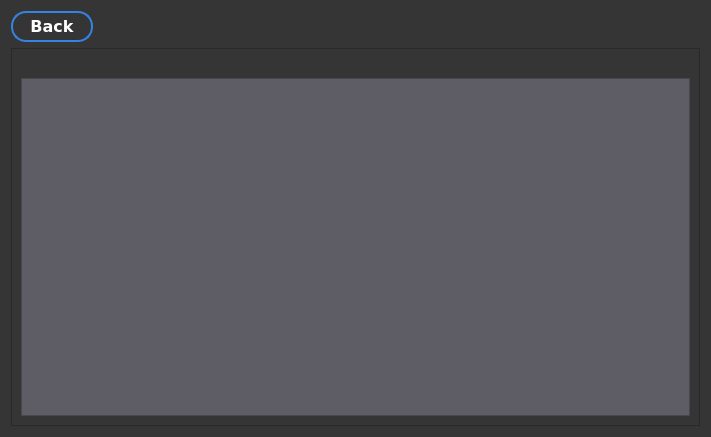
<?xml version="1.0" encoding="UTF-8"?>
<ui version="4.0">
 <class>DarkResultForm</class>
 <widget class="QWidget" name="DarkResultForm">
  <property name="windowModality">
   <enum>Qt::ApplicationModal</enum>
  </property>
  <property name="geometry">
   <rect>
    <x>0</x>
    <y>0</y>
    <width>711</width>
    <height>437</height>
   </rect>
  </property>
  <property name="palette">
   <palette>
    <active>
     <colorrole role="WindowText">
      <brush brushstyle="SolidPattern">
       <color alpha="255">
        <red>255</red>
        <green>255</green>
        <blue>255</blue>
       </color>
      </brush>
     </colorrole>
     <colorrole role="Button">
      <brush brushstyle="SolidPattern">
       <color alpha="255">
        <red>53</red>
        <green>53</green>
        <blue>53</blue>
       </color>
      </brush>
     </colorrole>
     <colorrole role="Light">
      <brush brushstyle="SolidPattern">
       <color alpha="255">
        <red>79</red>
        <green>79</green>
        <blue>79</blue>
       </color>
      </brush>
     </colorrole>
     <colorrole role="Midlight">
      <brush brushstyle="SolidPattern">
       <color alpha="255">
        <red>66</red>
        <green>66</green>
        <blue>66</blue>
       </color>
      </brush>
     </colorrole>
     <colorrole role="Dark">
      <brush brushstyle="SolidPattern">
       <color alpha="255">
        <red>26</red>
        <green>26</green>
        <blue>26</blue>
       </color>
      </brush>
     </colorrole>
     <colorrole role="Mid">
      <brush brushstyle="SolidPattern">
       <color alpha="255">
        <red>35</red>
        <green>35</green>
        <blue>35</blue>
       </color>
      </brush>
     </colorrole>
     <colorrole role="Text">
      <brush brushstyle="SolidPattern">
       <color alpha="255">
        <red>255</red>
        <green>255</green>
        <blue>255</blue>
       </color>
      </brush>
     </colorrole>
     <colorrole role="BrightText">
      <brush brushstyle="SolidPattern">
       <color alpha="255">
        <red>255</red>
        <green>255</green>
        <blue>255</blue>
       </color>
      </brush>
     </colorrole>
     <colorrole role="ButtonText">
      <brush brushstyle="SolidPattern">
       <color alpha="255">
        <red>255</red>
        <green>255</green>
        <blue>255</blue>
       </color>
      </brush>
     </colorrole>
     <colorrole role="Base">
      <brush brushstyle="SolidPattern">
       <color alpha="255">
        <red>94</red>
        <green>92</green>
        <blue>100</blue>
       </color>
      </brush>
     </colorrole>
     <colorrole role="Window">
      <brush brushstyle="SolidPattern">
       <color alpha="255">
        <red>53</red>
        <green>53</green>
        <blue>53</blue>
       </color>
      </brush>
     </colorrole>
     <colorrole role="Shadow">
      <brush brushstyle="SolidPattern">
       <color alpha="255">
        <red>0</red>
        <green>0</green>
        <blue>0</blue>
       </color>
      </brush>
     </colorrole>
     <colorrole role="AlternateBase">
      <brush brushstyle="SolidPattern">
       <color alpha="255">
        <red>26</red>
        <green>26</green>
        <blue>26</blue>
       </color>
      </brush>
     </colorrole>
     <colorrole role="ToolTipBase">
      <brush brushstyle="SolidPattern">
       <color alpha="255">
        <red>255</red>
        <green>255</green>
        <blue>220</blue>
       </color>
      </brush>
     </colorrole>
     <colorrole role="ToolTipText">
      <brush brushstyle="SolidPattern">
       <color alpha="255">
        <red>0</red>
        <green>0</green>
        <blue>0</blue>
       </color>
      </brush>
     </colorrole>
     <colorrole role="PlaceholderText">
      <brush brushstyle="SolidPattern">
       <color alpha="128">
        <red>255</red>
        <green>255</green>
        <blue>255</blue>
       </color>
      </brush>
     </colorrole>
    </active>
    <inactive>
     <colorrole role="WindowText">
      <brush brushstyle="SolidPattern">
       <color alpha="255">
        <red>255</red>
        <green>255</green>
        <blue>255</blue>
       </color>
      </brush>
     </colorrole>
     <colorrole role="Button">
      <brush brushstyle="SolidPattern">
       <color alpha="255">
        <red>53</red>
        <green>53</green>
        <blue>53</blue>
       </color>
      </brush>
     </colorrole>
     <colorrole role="Light">
      <brush brushstyle="SolidPattern">
       <color alpha="255">
        <red>79</red>
        <green>79</green>
        <blue>79</blue>
       </color>
      </brush>
     </colorrole>
     <colorrole role="Midlight">
      <brush brushstyle="SolidPattern">
       <color alpha="255">
        <red>66</red>
        <green>66</green>
        <blue>66</blue>
       </color>
      </brush>
     </colorrole>
     <colorrole role="Dark">
      <brush brushstyle="SolidPattern">
       <color alpha="255">
        <red>26</red>
        <green>26</green>
        <blue>26</blue>
       </color>
      </brush>
     </colorrole>
     <colorrole role="Mid">
      <brush brushstyle="SolidPattern">
       <color alpha="255">
        <red>35</red>
        <green>35</green>
        <blue>35</blue>
       </color>
      </brush>
     </colorrole>
     <colorrole role="Text">
      <brush brushstyle="SolidPattern">
       <color alpha="255">
        <red>255</red>
        <green>255</green>
        <blue>255</blue>
       </color>
      </brush>
     </colorrole>
     <colorrole role="BrightText">
      <brush brushstyle="SolidPattern">
       <color alpha="255">
        <red>255</red>
        <green>255</green>
        <blue>255</blue>
       </color>
      </brush>
     </colorrole>
     <colorrole role="ButtonText">
      <brush brushstyle="SolidPattern">
       <color alpha="255">
        <red>255</red>
        <green>255</green>
        <blue>255</blue>
       </color>
      </brush>
     </colorrole>
     <colorrole role="Base">
      <brush brushstyle="SolidPattern">
       <color alpha="255">
        <red>94</red>
        <green>92</green>
        <blue>100</blue>
       </color>
      </brush>
     </colorrole>
     <colorrole role="Window">
      <brush brushstyle="SolidPattern">
       <color alpha="255">
        <red>53</red>
        <green>53</green>
        <blue>53</blue>
       </color>
      </brush>
     </colorrole>
     <colorrole role="Shadow">
      <brush brushstyle="SolidPattern">
       <color alpha="255">
        <red>0</red>
        <green>0</green>
        <blue>0</blue>
       </color>
      </brush>
     </colorrole>
     <colorrole role="AlternateBase">
      <brush brushstyle="SolidPattern">
       <color alpha="255">
        <red>26</red>
        <green>26</green>
        <blue>26</blue>
       </color>
      </brush>
     </colorrole>
     <colorrole role="ToolTipBase">
      <brush brushstyle="SolidPattern">
       <color alpha="255">
        <red>255</red>
        <green>255</green>
        <blue>220</blue>
       </color>
      </brush>
     </colorrole>
     <colorrole role="ToolTipText">
      <brush brushstyle="SolidPattern">
       <color alpha="255">
        <red>0</red>
        <green>0</green>
        <blue>0</blue>
       </color>
      </brush>
     </colorrole>
     <colorrole role="PlaceholderText">
      <brush brushstyle="SolidPattern">
       <color alpha="128">
        <red>255</red>
        <green>255</green>
        <blue>255</blue>
       </color>
      </brush>
     </colorrole>
    </inactive>
    <disabled>
     <colorrole role="WindowText">
      <brush brushstyle="SolidPattern">
       <color alpha="255">
        <red>26</red>
        <green>26</green>
        <blue>26</blue>
       </color>
      </brush>
     </colorrole>
     <colorrole role="Button">
      <brush brushstyle="SolidPattern">
       <color alpha="255">
        <red>53</red>
        <green>53</green>
        <blue>53</blue>
       </color>
      </brush>
     </colorrole>
     <colorrole role="Light">
      <brush brushstyle="SolidPattern">
       <color alpha="255">
        <red>79</red>
        <green>79</green>
        <blue>79</blue>
       </color>
      </brush>
     </colorrole>
     <colorrole role="Midlight">
      <brush brushstyle="SolidPattern">
       <color alpha="255">
        <red>66</red>
        <green>66</green>
        <blue>66</blue>
       </color>
      </brush>
     </colorrole>
     <colorrole role="Dark">
      <brush brushstyle="SolidPattern">
       <color alpha="255">
        <red>26</red>
        <green>26</green>
        <blue>26</blue>
       </color>
      </brush>
     </colorrole>
     <colorrole role="Mid">
      <brush brushstyle="SolidPattern">
       <color alpha="255">
        <red>35</red>
        <green>35</green>
        <blue>35</blue>
       </color>
      </brush>
     </colorrole>
     <colorrole role="Text">
      <brush brushstyle="SolidPattern">
       <color alpha="255">
        <red>26</red>
        <green>26</green>
        <blue>26</blue>
       </color>
      </brush>
     </colorrole>
     <colorrole role="BrightText">
      <brush brushstyle="SolidPattern">
       <color alpha="255">
        <red>255</red>
        <green>255</green>
        <blue>255</blue>
       </color>
      </brush>
     </colorrole>
     <colorrole role="ButtonText">
      <brush brushstyle="SolidPattern">
       <color alpha="255">
        <red>26</red>
        <green>26</green>
        <blue>26</blue>
       </color>
      </brush>
     </colorrole>
     <colorrole role="Base">
      <brush brushstyle="SolidPattern">
       <color alpha="255">
        <red>53</red>
        <green>53</green>
        <blue>53</blue>
       </color>
      </brush>
     </colorrole>
     <colorrole role="Window">
      <brush brushstyle="SolidPattern">
       <color alpha="255">
        <red>53</red>
        <green>53</green>
        <blue>53</blue>
       </color>
      </brush>
     </colorrole>
     <colorrole role="Shadow">
      <brush brushstyle="SolidPattern">
       <color alpha="255">
        <red>0</red>
        <green>0</green>
        <blue>0</blue>
       </color>
      </brush>
     </colorrole>
     <colorrole role="AlternateBase">
      <brush brushstyle="SolidPattern">
       <color alpha="255">
        <red>53</red>
        <green>53</green>
        <blue>53</blue>
       </color>
      </brush>
     </colorrole>
     <colorrole role="ToolTipBase">
      <brush brushstyle="SolidPattern">
       <color alpha="255">
        <red>255</red>
        <green>255</green>
        <blue>220</blue>
       </color>
      </brush>
     </colorrole>
     <colorrole role="ToolTipText">
      <brush brushstyle="SolidPattern">
       <color alpha="255">
        <red>0</red>
        <green>0</green>
        <blue>0</blue>
       </color>
      </brush>
     </colorrole>
     <colorrole role="PlaceholderText">
      <brush brushstyle="SolidPattern">
       <color alpha="128">
        <red>255</red>
        <green>255</green>
        <blue>255</blue>
       </color>
      </brush>
     </colorrole>
    </disabled>
   </palette>
  </property>
  <property name="windowTitle">
   <string>Bionic - result</string>
  </property>
  <property name="windowIcon">
   <iconset resource="../../../res.qrc">
    <normaloff>:/img/img/b_logo.png</normaloff>:/img/img/b_logo.png</iconset>
  </property>
  <layout class="QVBoxLayout" name="verticalLayout">
   <item>
    <layout class="QHBoxLayout" name="horizontalLayout">
     <item>
      <widget class="QPushButton" name="back_button">
       <property name="font">
        <font>
         <family>DejaVu Sans</family>
         <pointsize>12</pointsize>
         <weight>75</weight>
         <bold>true</bold>
        </font>
       </property>
       <property name="cursor">
        <cursorShape>PointingHandCursor</cursorShape>
       </property>
       <property name="styleSheet">
        <string notr="true">background-color: rgb(53, 53, 53);
color: rgb(255, 255, 255);
border: 2px solid rgb(53, 132, 228);
border-radius: 15px;
padding: 4px;
width: 70px;
min-height: 18px;</string>
       </property>
       <property name="text">
        <string>Back</string>
       </property>
      </widget>
     </item>
     <item>
      <spacer name="horizontalSpacer">
       <property name="orientation">
        <enum>Qt::Horizontal</enum>
       </property>
       <property name="sizeHint" stdset="0">
        <size>
         <width>40</width>
         <height>20</height>
        </size>
       </property>
      </spacer>
     </item>
    </layout>
   </item>
   <item>
    <widget class="QScrollArea" name="scrollArea">
     <property name="widgetResizable">
      <bool>true</bool>
     </property>
     <widget class="QWidget" name="scrollAreaWidgetContents">
      <property name="geometry">
       <rect>
        <x>0</x>
        <y>0</y>
        <width>695</width>
        <height>382</height>
       </rect>
      </property>
      <layout class="QVBoxLayout" name="verticalLayout_2">
       <item>
        <widget class="QLabel" name="res_picture">
         <property name="styleSheet">
          <string notr="true">color: rgb(246, 245, 244);</string>
         </property>
         <property name="text">
          <string/>
         </property>
        </widget>
       </item>
       <item>
        <widget class="QTextBrowser" name="res_text">
         <property name="styleSheet">
          <string notr="true">color: rgb(246, 245, 244);
background-color: rgb(94, 92, 100);</string>
         </property>
         <property name="verticalScrollBarPolicy">
          <enum>Qt::ScrollBarAsNeeded</enum>
         </property>
         <property name="horizontalScrollBarPolicy">
          <enum>Qt::ScrollBarAsNeeded</enum>
         </property>
        </widget>
       </item>
      </layout>
     </widget>
    </widget>
   </item>
  </layout>
 </widget>
 <resources>
  <include location="../../../res.qrc"/>
 </resources>
 <connections/>
</ui>
